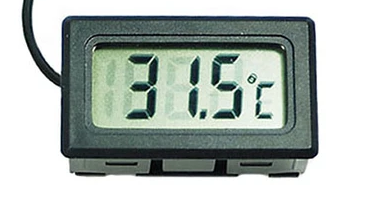
#> input picture EasyOCR-master/thermometer.png, 374 x 207 px
$ python 7-segmentDigitRecoTest2.py
#> lines starting #> are read from the running program, lines starting #| are printed output that depends on the picture; after the words box and inside, x2 and y2 are one past the last pixel; in counts of white or black regions, pixels touching at a corner belong together
from imutils.perspective import four_point_transform # type: ignore
from imutils import contours # type: ignore
import imutils
import cv2
from PIL import Image
from PIL import ImageFont, ImageDraw, Image
import numpy as np

DIGITS_LOOKUP = {
	(1, 1, 1, 0, 1, 1, 1): 0,
	(0, 0, 1, 0, 0, 1, 0): 1,
	(1, 0, 1, 1, 1, 1, 0): 2,
	(1, 0, 1, 1, 0, 1, 1): 3,
	(0, 1, 1, 1, 0, 1, 0): 4,
	(1, 1, 0, 1, 0, 1, 1): 5,
	(1, 1, 0, 1, 1, 1, 1): 6,
	(1, 0, 1, 0, 0, 1, 0): 7,
	(1, 1, 1, 1, 1, 1, 1): 8,
	(1, 1, 1, 1, 0, 1, 1): 9
}


image = cv2.imread('thermometer.png')
#> image is the input picture: shape (207, 374, 3); mean B, G, R 178.9, 183.5, 174.8

cv2.imshow('Image',image)
dimension = image.shape
#> dimension = (207, 374, 3)
height = dimension[0]
#> height = 207
width = dimension [1]
#> width = 374
cropped_image = image[52:120, 96:275]
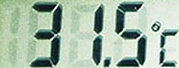
#> cropped_image: shape (68, 179, 3); mean B, G, R 166.9, 185.2, 164.7

#Save the cropped image
cv2.imwrite('cropped_image.jpg', cropped_image)

gray_cropped_image = cv2.cvtColor(cropped_image, cv2.COLOR_BGR2GRAY)
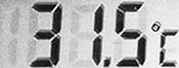
#> gray_cropped_image: shape (68, 179); min 0, max 254, mean 177
cv2.imwrite('gray_cropped_image.jpg', gray_cropped_image)

#Crop digit number 1
digit1 = gray_cropped_image[3:67, 28:60 ]   #[height, width]
cv2.imwrite('digit1.jpg', digit1)

gap = 8
width = 34
#Crop digit number 2
digit2 = gray_cropped_image[3:67, 60+gap:60+gap+width]   #[height, width]
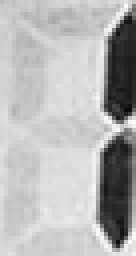
#> digit2: shape (64, 34) (shown 4 times larger); min 9, max 250, mean 180.3
cv2.imwrite('digit2.jpg', digit2)

#Crop digit number 3
digit3 = gray_cropped_image[3:67, 60+gap*2+width+5:60+gap*2+width*2+2]   #[height, width]
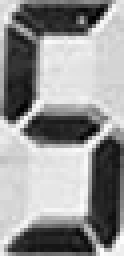
#> digit3: shape (64, 31) (shown 4 times larger); min 0, max 253, mean 147.4
cv2.imwrite('digit3.jpg', digit3)

# threshold the warped image, then apply a series of morphological
# operations to cleanup the thresholded image
thresh0 = cv2.threshold(digit1, 0, 255,cv2.THRESH_BINARY_INV | cv2.THRESH_OTSU)[1]
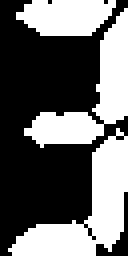
#> thresh0: shape (64, 32) (shown 4 times larger); 41.7% white; 3 white regions, box (x1, y1, x2, y2) and area: (2, 32, 32, 64) 369, (6, 2, 32, 37) 307, (4, 0, 29, 9) 177

kernel = cv2.getStructuringElement(cv2.MORPH_ELLIPSE, (1, 5))
thresh = cv2.morphologyEx(thresh0, cv2.MORPH_OPEN, kernel)
#> thresh: shape (64, 32); 40% white; 5 white regions (1 under 20 px), largest, box (x1, y1, x2, y2) and area: (3, 34, 32, 64) 361, (25, 2, 32, 31) 172, (6, 0, 26, 9) 163, (8, 28, 24, 37) 119

thresh2 = cv2.threshold(digit2, 0, 255,cv2.THRESH_BINARY_INV | cv2.THRESH_OTSU)[1]
#> thresh2: shape (64, 34); 17.8% white; 2 white regions, box (x1, y1, x2, y2) and area: (25, 32, 34, 62) 207, (26, 1, 34, 31) 180
threshImage2 = cv2.morphologyEx(thresh2, cv2.MORPH_OPEN, kernel)
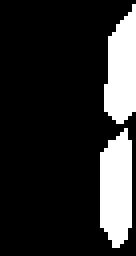
#> threshImage2: shape (64, 34) (shown 4 times larger); 17.3% white; 2 white regions, box (x1, y1, x2, y2) and area: (25, 32, 33, 62) 198, (26, 1, 34, 31) 179

thresh3 = cv2.threshold(digit3, 0, 255,cv2.THRESH_BINARY_INV | cv2.THRESH_OTSU)[1]
#> thresh3: shape (64, 31); 41.8% white; 3 white regions, box (x1, y1, x2, y2) and area: (2, 34, 31, 64) 354, (0, 0, 28, 31) 346, (6, 27, 27, 36) 129
threshImage3 = cv2.morphologyEx(thresh3, cv2.MORPH_OPEN, kernel)
#> threshImage3: shape (64, 31); 39.9% white; 4 white regions (1 under 20 px), largest, box (x1, y1, x2, y2) and area: (4, 34, 31, 64) 347, (1, 0, 24, 31) 322, (7, 28, 23, 36) 116

ROI = thresh.shape
#> ROI = (64, 32)
roiH = ROI[0]
#> roiH = 64
roiW = ROI[1]
#> roiW = 32
dW = int(roiW * 0.25)
#> dW = 8
dH = int (roiH * 0.13)
#> dH = 8
dHC = int(roiH * 0.05) #for center bar
#> dHC = 3

ROI2 = threshImage2.shape
#> ROI2 = (64, 34)
roiH2 = ROI2[0]
#> roiH2 = 64
roiW2 = ROI2[1]
dW2 = int(roiW2 * 0.25)
dH2 = int (roiH2 * 0.13)
dHC2= int(roiH2 * 0.05) #for center bar

ROI3 = threshImage3.shape
roiH3 = ROI3[0]
roiW3 = ROI3[1]
dW3 = int(roiW3 * 0.25)
dH3 = int (roiH3 * 0.13)
dHC3= int(roiH3 * 0.05) #for center bar


# define the set of 7 segments
segments = [
            ((0, 0), (roiW, dH)),	# top
            ((0, 0), (dW, roiH // 2)),	# top-left
            ((roiW - dW, 0), (roiW, roiH // 2)),	# top-right
            ((0, (roiH // 2) - dHC) , (roiW, (roiH // 2) + dHC)), # center
            ((0, roiH // 2), (dW, roiH)),	# bottom-left
            ((roiW - dW, roiH // 2), (roiW, roiH)),	# bottom-right
            ((0, roiH - dH), (roiW, roiH))	# bottom
            ]

on = [0] * len(segments)

segments2 = [
            ((0, 0), (roiW2, dH2)),	# top
            ((0, 0), (dW3, roiH2 // 2)),	# top-left
            ((roiW2 - dW3, 0), (roiW2, roiH2 // 2)),	# top-right
            ((0, (roiH2 // 2) - dHC2) , (roiW2, (roiH2 // 2) + dHC2)), # center
            ((0, roiH2 // 2), (dW3, roiH2)),	# bottom-left
            ((roiW2 - dW3, roiH2 // 2), (roiW2, roiH2)),	# bottom-right
            ((0, roiH2 - dH2), (roiW2, roiH2))	# bottom
            ]

on2 = [0] * len(segments2)

segments3 = [
            ((0, 0), (roiW3, dH3)),	# top
            ((0, 0), (dW3, roiH3 // 2)),	# top-left
            ((roiW3 - dW3, 0), (roiW3, roiH3 // 2)),	# top-right
            ((0, (roiH3 // 2) - dHC3) , (roiW3, (roiH3 // 2) + dHC3)), # center
            ((0, roiH3 // 2), (dW3, roiH3)),	# bottom-left
            ((roiW3 - dW3, roiH3 // 2), (roiW3, roiH3)),	# bottom-right
            ((0, roiH3 - dH3), (roiW2, roiH3))	# bottom
            ]

on3 = [0] * len(segments3)


digits = []

# cv2.rectangle(digit1, (0, 0), (roiW, dH), (255,0,0), 1)
cv2.rectangle(thresh3, (0, 0), (dW3, roiH3 // 2), (255,0,0), 1)
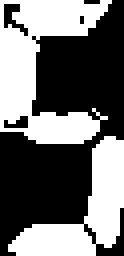
#> thresh3: shape (64, 31) (shown 4 times larger); 44.1% white; 2 white regions, box (x1, y1, x2, y2) and area: (0, 0, 28, 36) 520, (2, 34, 31, 64) 354

# loop over the segments
for (i, ((xA, yA), (xB, yB))) in enumerate(segments):
	# extract the segment ROI, count the total number of
	# thresholded pixels in the segment, and then compute
	# the area of the segment
	segROI = thresh[yA:yB, xA:xB]
	total = cv2.countNonZero(segROI)
	area = (xB - xA) * (yB - yA)
	# if the total number of non-zero pixels is greater than
	# 50% of the area, mark the segment as "on"
	if total / float(area) > 0.4:
		on[i]= 1
#> this loop made 7 passes
#> total on passes 1 to 7: 172, 11, 189, 106, 26, 194, 182
#> after the loop, on = [1, 0, 1, 1, 0, 1, 1]
	# lookup the digit and draw it on the image

for (i, ((xA, yA), (xB, yB))) in enumerate(segments2):
	# extract the segment ROI, count the total number of
	# thresholded pixels in the segment, and then compute
	# the area of the segment
	segROI = threshImage2[yA:yB, xA:xB]
	total = cv2.countNonZero(segROI)
	area = (xB - xA) * (yB - yA)
	# if the total number of non-zero pixels is greater than
	# 50% of the area, mark the segment as "on"
	if total / float(area) > 0.5:
		on2[i]= 1
#> this loop made 7 passes
#> total on passes 1 to 7: 21, 0, 172, 12, 0, 158, 29
#> after the loop, on2 = [0, 0, 1, 0, 0, 1, 0]
	# lookup the digit and draw it on the image

for (i, ((xA, yA), (xB, yB))) in enumerate(segments3):
	# extract the segment ROI, count the total number of
	# thresholded pixels in the segment, and then compute
	# the area of the segment
	segROI = threshImage3[yA:yB, xA:xB]
	total = cv2.countNonZero(segROI)
	area = (xB - xA) * (yB - yA)
	# if the total number of non-zero pixels is greater than
	# 50% of the area, mark the segment as "on"
	if total / float(area) > 0.4:
		on3[i]= 1
#> this loop made 7 passes
#> total on passes 1 to 7: 150, 147, 7, 104, 18, 175, 176
#> after the loop, on3 = [1, 1, 0, 1, 0, 1, 1]
	# lookup the digit and draw it on the image

print('1st digit: ', on)
#| 1st digit:  [1, 0, 1, 1, 0, 1, 1]
digit = DIGITS_LOOKUP[tuple(on)]
#> digit = 3
print('The corresponding digit is: ',digit)
#| The corresponding digit is:  3
print('2nd digit: ', on2)
#| 2nd digit:  [0, 0, 1, 0, 0, 1, 0]
digit2 = DIGITS_LOOKUP[tuple(on2)]
#> digit2 = 1
print('The corresponding digit2 is: ',digit2)
#| The corresponding digit2 is:  1
print('3rd digit: ', on3)
#| 3rd digit:  [1, 1, 0, 1, 0, 1, 1]
digit3 = DIGITS_LOOKUP[tuple(on3)]
#> digit3 = 5
print('The corresponding digit3 is: ',digit3)
#| The corresponding digit3 is:  5
# [14 lines of commented-out code are left out]


cv2.imshow('Final', cropped_image)

cv2.imshow('image1Cropped', digit1)
cv2.imshow('image2Cropped', digit2)
cv2.imshow('image3Cropped', digit3)
cv2.imshow('Thresh Image', thresh)
cv2.imshow('Thresh Image 2', threshImage2)
cv2.imshow('Thresh Image 3', threshImage3)
cv2.waitKey(0)
cv2.destroyAllWindows()
